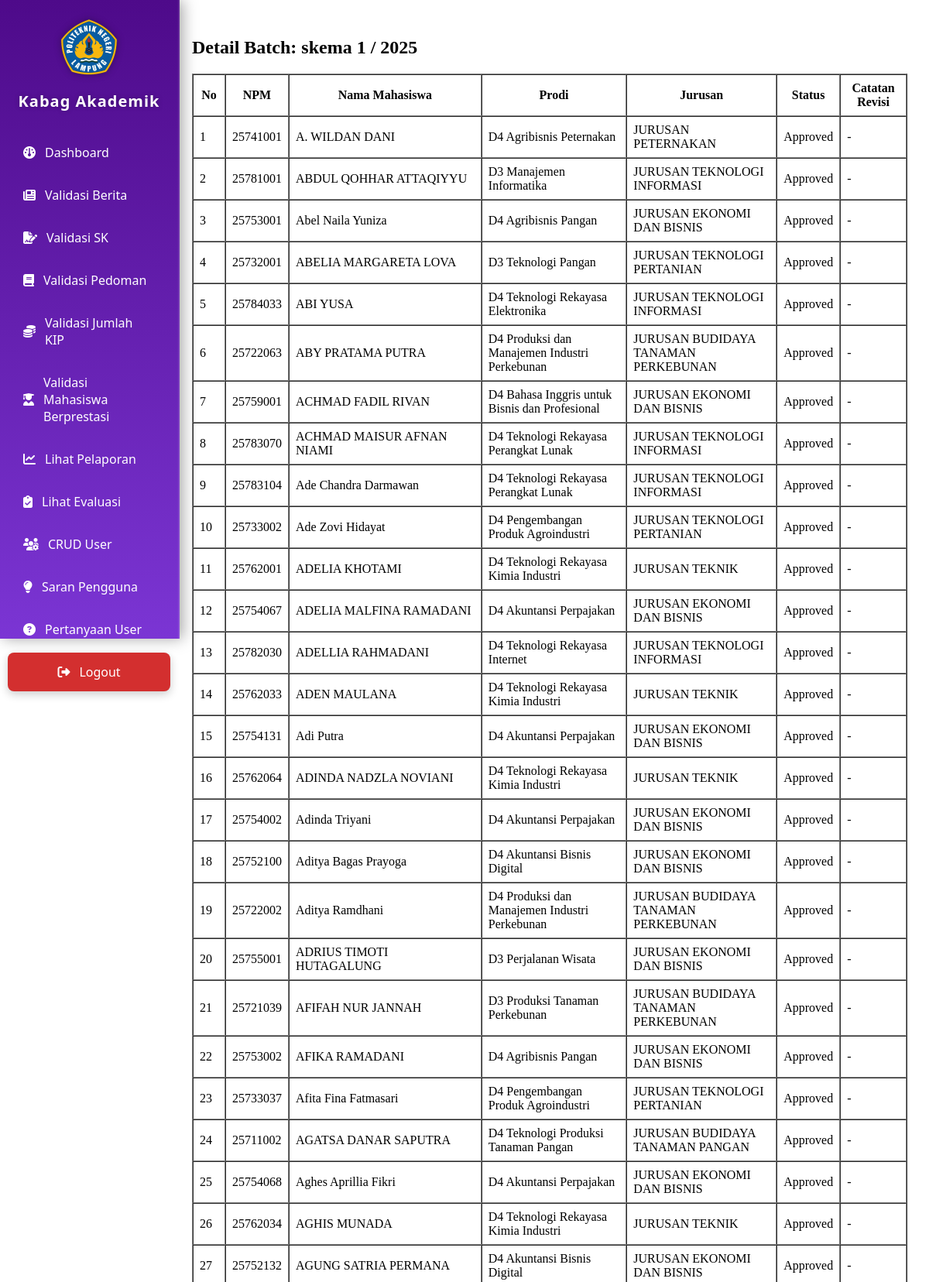
The page /kabag_akademik/validasi_kip_detail.php?skema=skema+1&tahun=2025 (signed in, upper part) on the database its author committed.
### tables this page shows
CREATE TABLE `mahasiswa_kip` (
  `id_mahasiswa_kip` int(11) UNSIGNED NOT NULL,
  `npm` varchar(20) DEFAULT NULL,
  `nama_mahasiswa` varchar(100) DEFAULT NULL,
  `program_studi` varchar(100) DEFAULT NULL,
  `jurusan` varchar(100) DEFAULT NULL,
  `tahun` year(4) DEFAULT NULL,
  `skema` varchar(50) DEFAULT NULL,
  `status` enum('pending','approved','rejected') DEFAULT 'pending',
  `id_admin` int(11) UNSIGNED DEFAULT NULL,
  `catatan_revisi` text DEFAULT NULL
);

### kabag_akademik/validasi_kip_detail.php (the view, shortened to what this page needs)
<?php
include '../koneksi.php';
include 'sidebar.php';
$skema = $_GET['skema'];
$tahun = intval($_GET['tahun']);
$stmt = $koneksi->prepare("SELECT * FROM mahasiswa_kip WHERE TRIM(skema)=? AND tahun=? ORDER BY nama_mahasiswa ASC");
$stmt->bind_param("si", $skema, $tahun);
$stmt->execute();
$res = $stmt->get_result();
?>
<div style="margin-left:220px; padding:20px;">
    <h2>Detail Batch: <?= htmlspecialchars(trim($skema) . " / " . $tahun); ?></h2>
    <table border="1" cellpadding="8" cellspacing="0">
        <tr>
            <th>No</th>
            <th>NPM</th>
            <th>Nama Mahasiswa</th>
            <th>Prodi</th>
            <th>Jurusan</th>
            <th>Status</th>
            <th>Catatan Revisi</th>
        </tr>
        <?php $no=1; while($d = $res->fetch_assoc()){ ?>
        <tr>
            <td><?= $no++; ?></td>
            <td><?= htmlspecialchars($d['npm']); ?></td>
            <td><?= htmlspecialchars($d['nama_mahasiswa']); ?></td>
            <td><?= htmlspecialchars($d['program_studi']); ?></td>
            <td><?= htmlspecialchars($d['jurusan']); ?></td>
            <td><?= ucfirst($d['status']); ?></td>
            <td><?= htmlspecialchars($d['catatan_revisi'] ?? '-'); ?></td>
        </tr>
        <?php } ?>
    </table>
</div>

### rows shown on the page
mahasiswa_kip: npm "25741001", nama_mahasiswa "A. WILDAN DANI", program_studi "D4 Agribisnis Peternakan", jurusan "JURUSAN PETERNAKAN", status "Approved", catatan_revisi "-"
mahasiswa_kip: npm "25781001", nama_mahasiswa "ABDUL QOHHAR ATTAQIYYU", program_studi "D3 Manajemen Informatika", jurusan "JURUSAN TEKNOLOGI INFORMASI", status "Approved", catatan_revisi "-"
mahasiswa_kip: npm "25753001", nama_mahasiswa "Abel Naila Yuniza", program_studi "D4 Agribisnis Pangan", jurusan "JURUSAN EKONOMI DAN BISNIS", status "Approved", catatan_revisi "-"
mahasiswa_kip: npm "25732001", nama_mahasiswa "ABELIA MARGARETA LOVA", program_studi "D3 Teknologi Pangan", jurusan "JURUSAN TEKNOLOGI PERTANIAN", status "Approved", catatan_revisi "-"
mahasiswa_kip: npm "25784033", nama_mahasiswa "ABI YUSA", program_studi "D4 Teknologi Rekayasa Elektronika", jurusan "JURUSAN TEKNOLOGI INFORMASI", status "Approved", catatan_revisi "-"
mahasiswa_kip: npm "25722063", nama_mahasiswa "ABY PRATAMA PUTRA", program_studi "D4 Produksi dan Manajemen Industri Perkebunan", jurusan "JURUSAN BUDIDAYA TANAMAN PERKEBUNAN", status "Approved", catatan_revisi "-"
mahasiswa_kip: npm "25759001", nama_mahasiswa "ACHMAD FADIL RIVAN", program_studi "D4 Bahasa Inggris untuk Bisnis dan Profesional", jurusan "JURUSAN EKONOMI DAN BISNIS", status "Approved", catatan_revisi "-"
mahasiswa_kip: npm "25783070", nama_mahasiswa "ACHMAD MAISUR AFNAN NIAMI", program_studi "D4 Teknologi Rekayasa Perangkat Lunak", jurusan "JURUSAN TEKNOLOGI INFORMASI", status "Approved", catatan_revisi "-"
mahasiswa_kip: npm "25783104", nama_mahasiswa "Ade Chandra Darmawan", program_studi "D4 Teknologi Rekayasa Perangkat Lunak", jurusan "JURUSAN TEKNOLOGI INFORMASI", status "Approved", catatan_revisi "-"
mahasiswa_kip: npm "25733002", nama_mahasiswa "Ade Zovi Hidayat", program_studi "D4 Pengembangan Produk Agroindustri", jurusan "JURUSAN TEKNOLOGI PERTANIAN", status "Approved", catatan_revisi "-"
mahasiswa_kip: npm "25762001", nama_mahasiswa "ADELIA KHOTAMI", program_studi "D4 Teknologi Rekayasa Kimia Industri", jurusan "JURUSAN TEKNIK", status "Approved", catatan_revisi "-"
mahasiswa_kip: npm "25754067", nama_mahasiswa "ADELIA MALFINA RAMADANI", program_studi "D4 Akuntansi Perpajakan", jurusan "JURUSAN EKONOMI DAN BISNIS", status "Approved", catatan_revisi "-"
mahasiswa_kip: npm "25782030", nama_mahasiswa "ADELLIA RAHMADANI", program_studi "D4 Teknologi Rekayasa Internet", jurusan "JURUSAN TEKNOLOGI INFORMASI", status "Approved", catatan_revisi "-"
mahasiswa_kip: npm "25762033", nama_mahasiswa "ADEN MAULANA", program_studi "D4 Teknologi Rekayasa Kimia Industri", jurusan "JURUSAN TEKNIK", status "Approved", catatan_revisi "-"
mahasiswa_kip: npm "25754131", nama_mahasiswa "Adi Putra", program_studi "D4 Akuntansi Perpajakan", jurusan "JURUSAN EKONOMI DAN BISNIS", status "Approved", catatan_revisi "-"
mahasiswa_kip: npm "25762064", nama_mahasiswa "ADINDA NADZLA NOVIANI", program_studi "D4 Teknologi Rekayasa Kimia Industri", jurusan "JURUSAN TEKNIK", status "Approved", catatan_revisi "-"
mahasiswa_kip: npm "25754002", nama_mahasiswa "Adinda Triyani", program_studi "D4 Akuntansi Perpajakan", jurusan "JURUSAN EKONOMI DAN BISNIS", status "Approved", catatan_revisi "-"
mahasiswa_kip: npm "25752100", nama_mahasiswa "Aditya Bagas Prayoga", program_studi "D4 Akuntansi Bisnis Digital", jurusan "JURUSAN EKONOMI DAN BISNIS", status "Approved", catatan_revisi "-"
mahasiswa_kip: npm "25722002", nama_mahasiswa "Aditya Ramdhani", program_studi "D4 Produksi dan Manajemen Industri Perkebunan", jurusan "JURUSAN BUDIDAYA TANAMAN PERKEBUNAN", status "Approved", catatan_revisi "-"
mahasiswa_kip: npm "25755001", nama_mahasiswa "ADRIUS TIMOTI HUTAGALUNG", program_studi "D3 Perjalanan Wisata", jurusan "JURUSAN EKONOMI DAN BISNIS", status "Approved", catatan_revisi "-"
mahasiswa_kip: npm "25721039", nama_mahasiswa "AFIFAH NUR JANNAH", program_studi "D3 Produksi Tanaman Perkebunan", jurusan "JURUSAN BUDIDAYA TANAMAN PERKEBUNAN", status "Approved", catatan_revisi "-"
mahasiswa_kip: npm "25753002", nama_mahasiswa "AFIKA RAMADANI", program_studi "D4 Agribisnis Pangan", jurusan "JURUSAN EKONOMI DAN BISNIS", status "Approved", catatan_revisi "-"
mahasiswa_kip: npm "25733037", nama_mahasiswa "Afita Fina Fatmasari", program_studi "D4 Pengembangan Produk Agroindustri", jurusan "JURUSAN TEKNOLOGI PERTANIAN", status "Approved", catatan_revisi "-"
mahasiswa_kip: npm "25711002", nama_mahasiswa "AGATSA DANAR SAPUTRA", program_studi "D4 Teknologi Produksi Tanaman Pangan", jurusan "JURUSAN BUDIDAYA TANAMAN PANGAN", status "Approved", catatan_revisi "-"
mahasiswa_kip: npm "25754068", nama_mahasiswa "Aghes Aprillia Fikri", program_studi "D4 Akuntansi Perpajakan", jurusan "JURUSAN EKONOMI DAN BISNIS", status "Approved", catatan_revisi "-"
mahasiswa_kip: npm "25762034", nama_mahasiswa "AGHIS MUNADA", program_studi "D4 Teknologi Rekayasa Kimia Industri", jurusan "JURUSAN TEKNIK", status "Approved", catatan_revisi "-"
mahasiswa_kip: npm "25752132", nama_mahasiswa "AGUNG SATRIA PERMANA", program_studi "D4 Akuntansi Bisnis Digital", jurusan "JURUSAN EKONOMI DAN BISNIS", status "Approved", catatan_revisi "-"

### other values the page prints
trim($skema) . " / " . $tahun "skema 1 / 2025"
